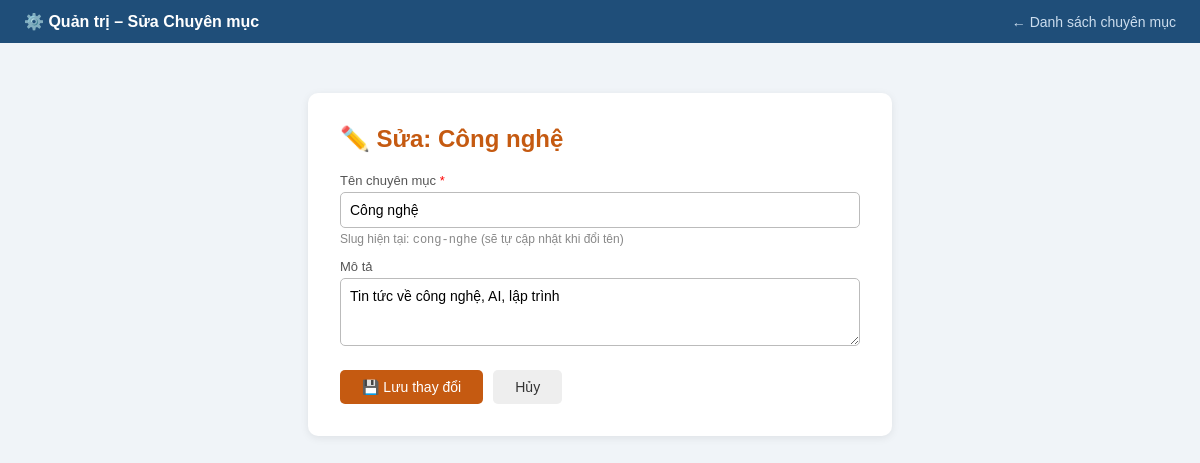
The app's page /lab03/admin/categories/edit.php?id=1 (signed in) with its own data.
### tables this page shows
CREATE TABLE categories (
    id          INT AUTO_INCREMENT PRIMARY KEY,
    name        VARCHAR(100) NOT NULL,
    slug        VARCHAR(100) NOT NULL UNIQUE,
    description TEXT         DEFAULT NULL,
    created_at  TIMESTAMP    DEFAULT CURRENT_TIMESTAMP
);

### lab03/functions.php (called while the page is built, shortened)
<?php
require_once __DIR__ . '/db.php';
function e($str) {
    return htmlspecialchars((string)$str, ENT_QUOTES, 'UTF-8');
}
function db_fetch_one($sql, $types = '', $params = []) {
    global $conn;
    $stmt = $conn->prepare($sql);
    if ($types && $params) {
        $stmt->bind_param($types, ...$params);
    }
    $stmt->execute();
    $row = $stmt->get_result()->fetch_assoc();
    return $row ?: null;
}
function get_category_by_id($id) {
    return db_fetch_one("SELECT * FROM categories WHERE id = ?", 'i', [$id]);
}

### lab03/admin/categories/edit.php (the view, shortened to what this page needs)
<?php
require_once '../../functions.php';
$id  = (int)($_GET['id'] ?? 0);
$cat = get_category_by_id($id);
?>
<!DOCTYPE html>
<html lang="vi">
<head>
</head>
<body>
<div class="navbar">
    <strong>⚙️ Quản trị – Sửa Chuyên mục</strong>
    <a href="index.php">← Danh sách chuyên mục</a>
</div>
<div class="wrap">
    <h2>✏️ Sửa: <?= e($cat['name']) ?></h2>
    <form method="POST">
        <label>Tên chuyên mục <span style="color:red">*</span></label>
        <input type="text" name="name" value="<?= e($cat['name']) ?>" required>
        <div class="slug-info">Slug hiện tại: <code><?= e($cat['slug']) ?></code> (sẽ tự cập nhật khi đổi tên)</div>
        <label>Mô tả</label>
        <textarea name="description" rows="3"><?= e($cat['description'] ?? '') ?></textarea>
        <div class="actions">
            <button type="submit">💾 Lưu thay đổi</button>
            <a class="cancel" href="index.php">Hủy</a>
        </div>
    </form>
</div>
</body>
</html>

### lab03/admin/categories/edit.php (style rules this page uses)
body { font-family: Arial, sans-serif; background: #f0f4f8; margin: 0; }
.navbar { background: #1F4E79; color: #fff; padding: 12px 24px; display: flex; justify-content: space-between; align-items: center; }
.navbar a { color: #cde; text-decoration: none; margin-left: 14px; font-size: 14px; }
.wrap { max-width: 520px; margin: 50px auto; background: #fff; padding: 32px; border-radius: 10px; box-shadow: 0 2px 8px rgba(0,0,0,.08); }
h2 { color: #C55A11; margin-top: 0; }
label { font-size: 13px; color: #555; display: block; margin: 12px 0 4px; }
input, textarea { width: 100%; padding: 9px; box-sizing: border-box; border: 1px solid #bbb; border-radius: 5px; font-size: 14px; font-family: Arial; }
textarea { resize: vertical; }
.slug-info { font-size: 12px; color: #888; margin-top: 4px; }
.actions { display: flex; gap: 10px; margin-top: 20px; }
button { padding: 9px 22px; background: #C55A11; color: #fff; border: none; border-radius: 5px; cursor: pointer; font-size: 14px; }
a.cancel { padding: 9px 22px; background: #eee; color: #333; text-decoration: none; border-radius: 5px; font-size: 14px; }

### records on screen
categories: name "Công nghệ", slug "cong-nghe", description "Tin tức về công nghệ, AI, lập trình"
